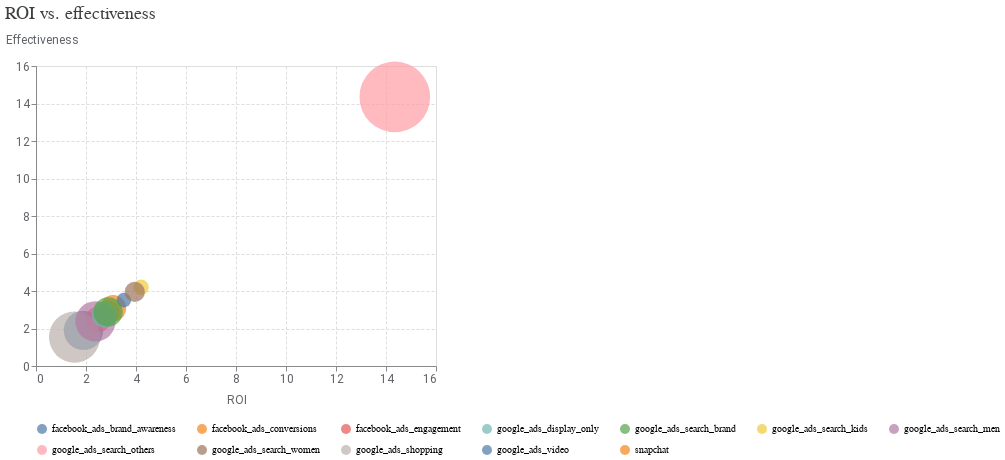

The code cell stored with this chart in its notebook:
### Code cell
media_summary.plot_roi_vs_effectiveness()

### Figure 1 — Vega-Lite specification as saved in the notebook (floating-point values rounded to 4 significant figures)
{"config": {"view": {"continuousWidth": 300, "continuousHeight": 300}, "axis": {"gridDash": [3, 2], "labelColor": "#5F6368", "labelFont": "Roboto", "labelFontSize": 12, "titleColor": "#5F6368", "titleFont": "Roboto", "titleFontSize": 12, "titleFontWeight": "normal", "titlePadding": 10}}, "data": {"name": "data-24a59266d0e18a358759b975bbfeece8"}, "mark": {"type": "circle", "size": 80, "tooltip": true}, "encoding": {"color": {"field": "channel", "legend": {"columnPadding": 20, "columns": 7, "orient": "bottom", "rowPadding": 10, "title": null}, "type": "nominal"}, "size": {"field": "spend", "legend": null, "scale": {"range": [100, 5000]}, "type": "quantitative"}, "x": {"field": "roi", "scale": {}, "title": "ROI", "type": "quantitative"}, "y": {"axis": {"titleAlign": "left", "titleAngle": 0, "titleY": -20}, "field": "effectiveness", "scale": {}, "title": "Effectiveness", "type": "quantitative"}}, "title": {"text": "ROI vs. effectiveness", "anchor": "start", "color": "#3C4043", "font": "Google Sans Display", "fontSize": 18, "fontWeight": "normal", "offset": 10}, "width": 400, "$schema": "https://vega.github.io/schema/vega-lite/v5.20.1.json", "datasets": {"data-24a59266d0e18a358759b975bbfeece8": [{"channel": "snapchat", "roi": 2.854, "effectiveness": 2.854, "spend": 28200.0}, {"channel": "facebook_ads_conversions", "roi": 3.082, "effectiveness": 3.082, "spend": 34050.0}, {"channel": "facebook_ads_brand_awareness", "roi": 1.901, "effectiveness": 1.901, "spend": 84540.0}, {"channel": "facebook_ads_engagement", "roi": 2.474, "effectiveness": 2.474, "spend": 31930.0}, {"channel": "google_ads_video", "roi": 3.513, "effectiveness": 3.513, "spend": 6514.0}, {"channel": "google_ads_shopping", "roi": 1.543, "effectiveness": 1.543, "spend": 146300.0}, {"channel": "google_ads_search_men", "roi": 2.378, "effectiveness": 2.378, "spend": 88350.0}, {"channel": "google_ads_search_kids", "roi": 4.203, "effectiveness": 4.203, "spend": 8134.0}, {"channel": "google_ads_display_only", "roi": 2.738, "effectiveness": 2.738, "spend": 31810.0}, {"channel": "google_ads_search_brand", "roi": 2.883, "effectiveness": 2.883, "spend": 44210.0}, {"channel": "google_ads_search_women", "roi": 3.95, "effectiveness": 3.95, "spend": 18030.0}, {"channel": "google_ads_search_others", "roi": 14.35, "effectiveness": 14.35, "spend": 284100.0}]}}
